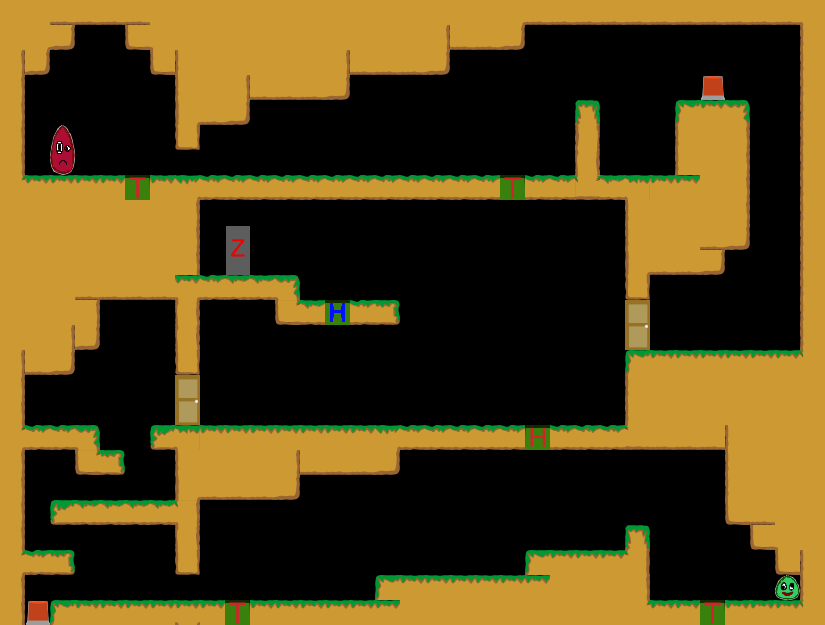

Tiled map render using the project's own tile images. Description and the map definition, with tile-layer contents summarised, below:
An orthogonal 33x25 tile map with 25x25 px tiles, 1 tile layer (Kachelebene 1).

<map version="1.0" orientation="orthogonal" width="33" height="25" tilewidth="25" tileheight="25">
 <tileset firstgid="1" name="Tileset" tilewidth="25" tileheight="25">
  <image source="../../../img/Tileset.png" width="400" height="250" />
 </tileset>
 <layer name="Kachelebene 1" width="33" height="25">
  <data>[825 cells, 373 non-empty, 43 distinct tile ids]</data>
 </layer>
</map>
